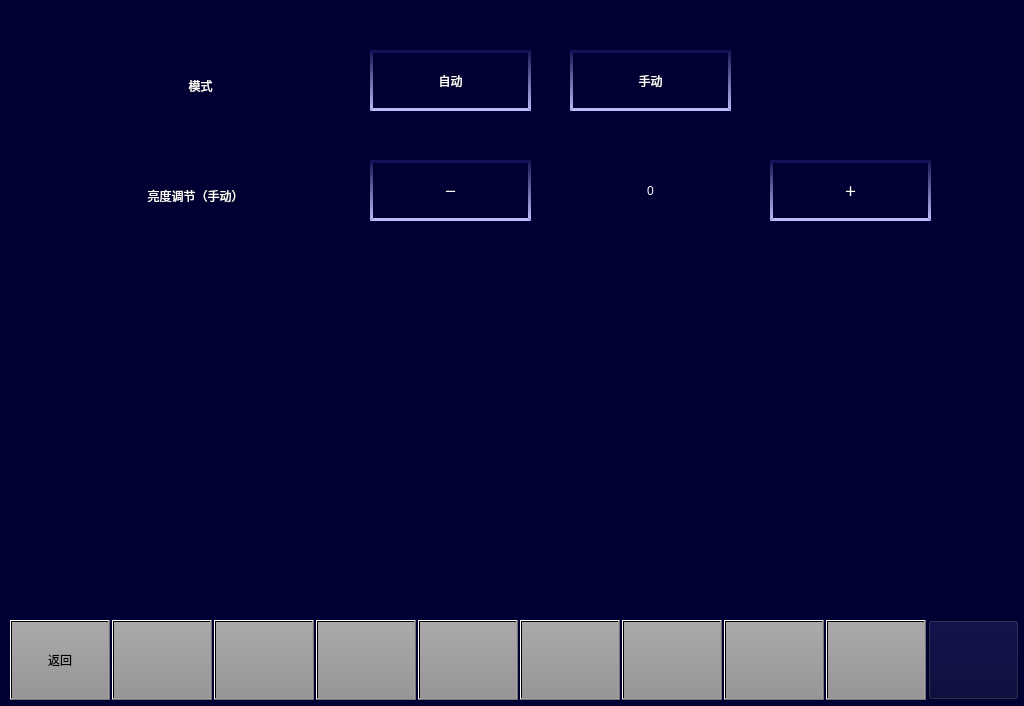
<?xml version="1.0" encoding="UTF-8"?>
<ui version="4.0">
 <class>VehicleSetIntensityControlPage</class>
 <widget class="QWidget" name="VehicleSetIntensityControlPage">
  <property name="geometry">
   <rect>
    <x>0</x>
    <y>0</y>
    <width>1024</width>
    <height>706</height>
   </rect>
  </property>
  <property name="windowTitle">
   <string>Form</string>
  </property>
  <property name="styleSheet">
   <string notr="true">background-color: rgb(0, 0, 50);</string>
  </property>
  <widget class="QPushButton" name="BTN8">
   <property name="geometry">
    <rect>
     <x>724</x>
     <y>620</y>
     <width>100</width>
     <height>80</height>
    </rect>
   </property>
   <property name="focusPolicy">
    <enum>Qt::NoFocus</enum>
   </property>
   <property name="styleSheet">
    <string notr="true">	font: 20px, &quot;微软雅黑&quot;;
    color: black;
	transparent;background:qlineargradient(spread:pad,x1:0,y1:0,x2:0,y2:1,stop:0 rgba(170,170,170,255),stop:1 rgba(150,150,150,255));
</string>
   </property>
   <property name="text">
    <string/>
   </property>
  </widget>
  <widget class="QPushButton" name="BTN5">
   <property name="geometry">
    <rect>
     <x>418</x>
     <y>620</y>
     <width>100</width>
     <height>80</height>
    </rect>
   </property>
   <property name="focusPolicy">
    <enum>Qt::NoFocus</enum>
   </property>
   <property name="styleSheet">
    <string notr="true">	font: 20px, &quot;微软雅黑&quot;;
    color: black;
	transparent;background:qlineargradient(spread:pad,x1:0,y1:0,x2:0,y2:1,stop:0 rgba(170,170,170,255),stop:1 rgba(150,150,150,255));
</string>
   </property>
   <property name="text">
    <string/>
   </property>
  </widget>
  <widget class="QPushButton" name="BTN9">
   <property name="geometry">
    <rect>
     <x>826</x>
     <y>620</y>
     <width>100</width>
     <height>80</height>
    </rect>
   </property>
   <property name="focusPolicy">
    <enum>Qt::NoFocus</enum>
   </property>
   <property name="styleSheet">
    <string notr="true">	font: 20px, &quot;微软雅黑&quot;;
    color: black;
	transparent;background:qlineargradient(spread:pad,x1:0,y1:0,x2:0,y2:1,stop:0 rgba(170,170,170,255),stop:1 rgba(150,150,150,255));
</string>
   </property>
   <property name="text">
    <string/>
   </property>
  </widget>
  <widget class="QPushButton" name="BTN6">
   <property name="geometry">
    <rect>
     <x>520</x>
     <y>620</y>
     <width>100</width>
     <height>80</height>
    </rect>
   </property>
   <property name="focusPolicy">
    <enum>Qt::NoFocus</enum>
   </property>
   <property name="styleSheet">
    <string notr="true">	font: 20px, &quot;微软雅黑&quot;;
    color: black;
	transparent;background:qlineargradient(spread:pad,x1:0,y1:0,x2:0,y2:1,stop:0 rgba(170,170,170,255),stop:1 rgba(150,150,150,255));
</string>
   </property>
   <property name="text">
    <string/>
   </property>
  </widget>
  <widget class="QPushButton" name="BTN2">
   <property name="geometry">
    <rect>
     <x>112</x>
     <y>620</y>
     <width>100</width>
     <height>80</height>
    </rect>
   </property>
   <property name="focusPolicy">
    <enum>Qt::NoFocus</enum>
   </property>
   <property name="styleSheet">
    <string notr="true">font: 20px, &quot;微软雅黑&quot;;color: black;transparent;background:qlineargradient(spread:pad,x1:0,y1:0,x2:0,y2:1,stop:0 rgba(170,170,170,255),stop:1 rgba(150,150,150,255));</string>
   </property>
   <property name="text">
    <string/>
   </property>
  </widget>
  <widget class="QPushButton" name="BTN4">
   <property name="geometry">
    <rect>
     <x>316</x>
     <y>620</y>
     <width>100</width>
     <height>80</height>
    </rect>
   </property>
   <property name="focusPolicy">
    <enum>Qt::NoFocus</enum>
   </property>
   <property name="styleSheet">
    <string notr="true">	font: 20px, &quot;微软雅黑&quot;;
    color: black;
	transparent;background:qlineargradient(spread:pad,x1:0,y1:0,x2:0,y2:1,stop:0 rgba(170,170,170,255),stop:1 rgba(150,150,150,255));
</string>
   </property>
   <property name="text">
    <string/>
   </property>
  </widget>
  <widget class="QPushButton" name="BTN3">
   <property name="geometry">
    <rect>
     <x>214</x>
     <y>620</y>
     <width>100</width>
     <height>80</height>
    </rect>
   </property>
   <property name="focusPolicy">
    <enum>Qt::NoFocus</enum>
   </property>
   <property name="styleSheet">
    <string notr="true">	font: 20px, &quot;微软雅黑&quot;;
    color: black;
	transparent;background:qlineargradient(spread:pad,x1:0,y1:0,x2:0,y2:1,stop:0 rgba(170,170,170,255),stop:1 rgba(150,150,150,255));
</string>
   </property>
   <property name="text">
    <string/>
   </property>
  </widget>
  <widget class="QPushButton" name="BTN7">
   <property name="geometry">
    <rect>
     <x>622</x>
     <y>620</y>
     <width>100</width>
     <height>80</height>
    </rect>
   </property>
   <property name="focusPolicy">
    <enum>Qt::NoFocus</enum>
   </property>
   <property name="styleSheet">
    <string notr="true">	font: 20px, &quot;微软雅黑&quot;;
    color: black;
	transparent;background:qlineargradient(spread:pad,x1:0,y1:0,x2:0,y2:1,stop:0 rgba(170,170,170,255),stop:1 rgba(150,150,150,255));
</string>
   </property>
   <property name="text">
    <string/>
   </property>
  </widget>
  <widget class="QPushButton" name="BTN1">
   <property name="geometry">
    <rect>
     <x>10</x>
     <y>620</y>
     <width>100</width>
     <height>80</height>
    </rect>
   </property>
   <property name="focusPolicy">
    <enum>Qt::NoFocus</enum>
   </property>
   <property name="styleSheet">
    <string notr="true">font: 20px, &quot;微软雅黑&quot;;color: black;transparent;background:qlineargradient(spread:pad,x1:0,y1:0,x2:0,y2:1,stop:0 rgba(170,170,170,255),stop:1 rgba(150,150,150,255));</string>
   </property>
   <property name="text">
    <string>返回</string>
   </property>
  </widget>
  <widget class="QPushButton" name="BTNHome">
   <property name="geometry">
    <rect>
     <x>928</x>
     <y>620</y>
     <width>91</width>
     <height>80</height>
    </rect>
   </property>
   <property name="focusPolicy">
    <enum>Qt::NoFocus</enum>
   </property>
   <property name="styleSheet">
    <string notr="true">border-image: url(:/images/image/Home.png);</string>
   </property>
   <property name="text">
    <string/>
   </property>
  </widget>
  <widget class="QLabel" name="lbl_mode">
   <property name="geometry">
    <rect>
     <x>140</x>
     <y>65</y>
     <width>121</width>
     <height>41</height>
    </rect>
   </property>
   <property name="styleSheet">
    <string notr="true">color: rgb(255, 255, 255);
font:20px &quot;微软雅黑&quot;;</string>
   </property>
   <property name="text">
    <string>模式</string>
   </property>
   <property name="alignment">
    <set>Qt::AlignCenter</set>
   </property>
  </widget>
  <widget class="QPushButton" name="BTN_mode_auto">
   <property name="geometry">
    <rect>
     <x>370</x>
     <y>50</y>
     <width>161</width>
     <height>61</height>
    </rect>
   </property>
   <property name="focusPolicy">
    <enum>Qt::NoFocus</enum>
   </property>
   <property name="styleSheet">
    <string notr="true">border-top:3px solid rgb(19,20,87);
color: rgb(255, 255, 255);
border-bottom:3px solid rgb(187,188,247);
border-left:3px solid qlineargradient(x1:0, y1:0, x2:0, y2:1,stop:0 rgb(19,20,87), stop:1 rgb(187,188,247));
border-right:3px solid qlineargradient(x1:0, y1:0, x2:0, y2:1,stop:0 rgb(19,20,87), stop:1 rgb(187,188,247));
font:16px &quot;微软雅黑&quot;;</string>
   </property>
   <property name="text">
    <string>自动</string>
   </property>
  </widget>
  <widget class="QPushButton" name="BTN_mode_hand">
   <property name="geometry">
    <rect>
     <x>570</x>
     <y>50</y>
     <width>161</width>
     <height>61</height>
    </rect>
   </property>
   <property name="focusPolicy">
    <enum>Qt::NoFocus</enum>
   </property>
   <property name="styleSheet">
    <string notr="true">border-top:3px solid rgb(19,20,87);
color: rgb(255, 255, 255);
border-bottom:3px solid rgb(187,188,247);
border-left:3px solid qlineargradient(x1:0, y1:0, x2:0, y2:1,stop:0 rgb(19,20,87), stop:1 rgb(187,188,247));
border-right:3px solid qlineargradient(x1:0, y1:0, x2:0, y2:1,stop:0 rgb(19,20,87), stop:1 rgb(187,188,247));
font:16px &quot;微软雅黑&quot;;</string>
   </property>
   <property name="text">
    <string>手动</string>
   </property>
  </widget>
  <widget class="QLabel" name="lbl_set_value">
   <property name="geometry">
    <rect>
     <x>570</x>
     <y>160</y>
     <width>161</width>
     <height>61</height>
    </rect>
   </property>
   <property name="styleSheet">
    <string notr="true">font:20px &quot;微软雅黑&quot;;
color: rgb(255, 255, 255);</string>
   </property>
   <property name="text">
    <string>0</string>
   </property>
   <property name="alignment">
    <set>Qt::AlignCenter</set>
   </property>
  </widget>
  <widget class="QLabel" name="lbl_set">
   <property name="geometry">
    <rect>
     <x>90</x>
     <y>175</y>
     <width>211</width>
     <height>41</height>
    </rect>
   </property>
   <property name="styleSheet">
    <string notr="true">color: rgb(255, 255, 255);
font:20px &quot;微软雅黑&quot;;</string>
   </property>
   <property name="text">
    <string>亮度调节（手动）</string>
   </property>
   <property name="alignment">
    <set>Qt::AlignCenter</set>
   </property>
  </widget>
  <widget class="QPushButton" name="BTN_set_add">
   <property name="geometry">
    <rect>
     <x>770</x>
     <y>160</y>
     <width>161</width>
     <height>61</height>
    </rect>
   </property>
   <property name="focusPolicy">
    <enum>Qt::NoFocus</enum>
   </property>
   <property name="styleSheet">
    <string notr="true">border-top:3px solid rgb(19,20,87);
color: rgb(255, 255, 255);
border-bottom:3px solid rgb(187,188,247);
border-left:3px solid qlineargradient(x1:0, y1:0, x2:0, y2:1,stop:0 rgb(19,20,87), stop:1 rgb(187,188,247));
border-right:3px solid qlineargradient(x1:0, y1:0, x2:0, y2:1,stop:0 rgb(19,20,87), stop:1 rgb(187,188,247));
font:16px &quot;微软雅黑&quot;;</string>
   </property>
   <property name="text">
    <string>＋</string>
   </property>
  </widget>
  <widget class="QPushButton" name="BTN_set_sub">
   <property name="geometry">
    <rect>
     <x>370</x>
     <y>160</y>
     <width>161</width>
     <height>61</height>
    </rect>
   </property>
   <property name="focusPolicy">
    <enum>Qt::NoFocus</enum>
   </property>
   <property name="styleSheet">
    <string notr="true">border-top:3px solid rgb(19,20,87);
color: rgb(255, 255, 255);
border-bottom:3px solid rgb(187,188,247);
border-left:3px solid qlineargradient(x1:0, y1:0, x2:0, y2:1,stop:0 rgb(19,20,87), stop:1 rgb(187,188,247));
border-right:3px solid qlineargradient(x1:0, y1:0, x2:0, y2:1,stop:0 rgb(19,20,87), stop:1 rgb(187,188,247));
font:16px &quot;微软雅黑&quot;;</string>
   </property>
   <property name="text">
    <string>－</string>
   </property>
  </widget>
 </widget>
 <resources/>
 <connections/>
</ui>
